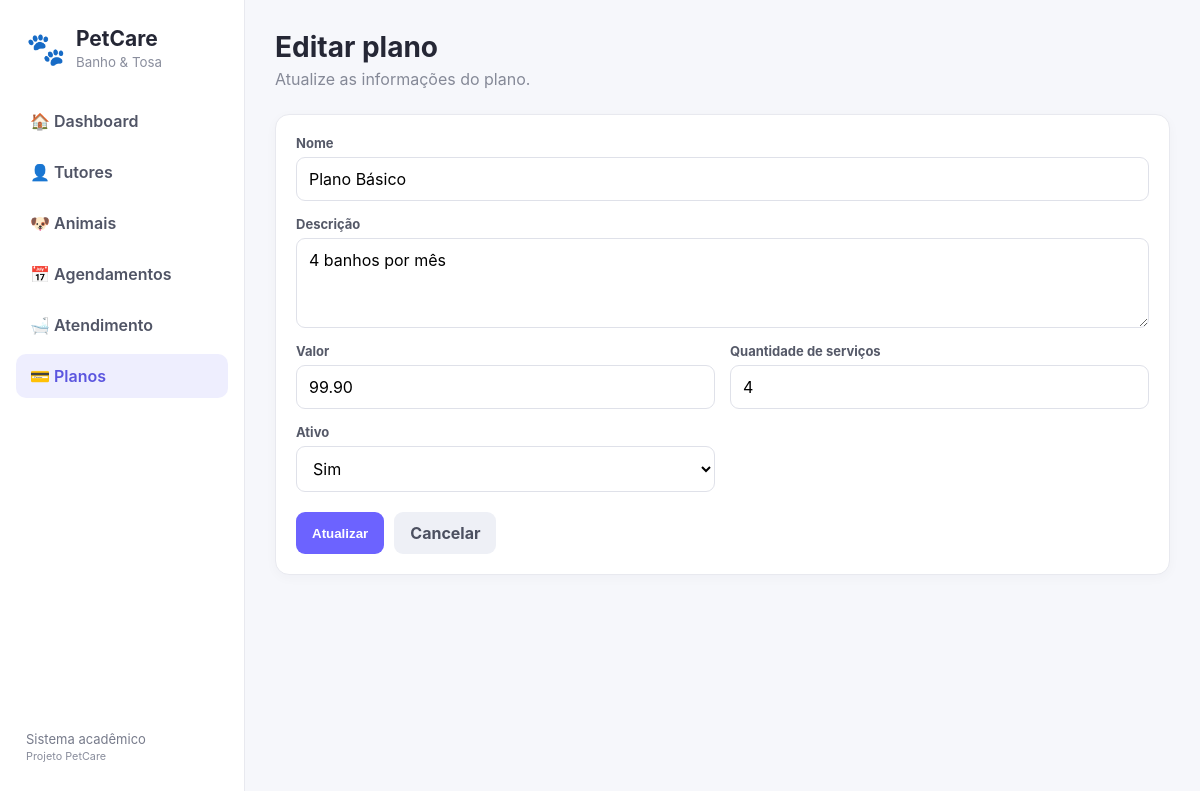
Page /planos/editar.php?id=1 on the committed database.
### tables this page shows
CREATE TABLE planos (
 id INT AUTO_INCREMENT PRIMARY KEY,
 nome VARCHAR(100) NOT NULL,
 descricao TEXT,
 valor DECIMAL(10,2) NOT NULL DEFAULT 0,
 quantidade_servicos INT NOT NULL DEFAULT 1,
 ativo TINYINT(1) DEFAULT 1,
 created_at TIMESTAMP DEFAULT CURRENT_TIMESTAMP
);

### planos/editar.php (the view, shortened to what this page needs)
<?php
require_once __DIR__.'/../config/db.php';
$id=(int)($_GET['id']??0);
$s=$pdo->prepare("SELECT * FROM planos WHERE id=?");
$s->execute([$id]);
$r=$s->fetch();
require __DIR__.'/../includes/header.php';
?>
<header class="topbar">
    <div>
        <h1>Editar plano</h1>
        <p>Atualize as informações do plano.</p>
    </div>
</header>
<div class="card form-card">
    <form method="post">
        <div class="form-grid">
            <div class="field full">
                <label>Nome</label>
                <input name="nome" value="<?=htmlspecialchars($r['nome'])?>">
            </div>
            <div class="field full">
                <label>Descrição</label>
                <textarea name="descricao"><?=htmlspecialchars($r['descricao'])?></textarea>
            </div>
            <div class="field">
                <label>Valor</label>
                <input type="number" step="0.01" name="valor" value="<?=$r['valor']?>">
            </div>
            <div class="field">
                <label>Quantidade de serviços</label>
                <input type="number" name="quantidade_servicos" value="<?=$r['quantidade_servicos']?>">
            </div>
            <div class="field">
                <label>Ativo</label>
                <select name="ativo">
                    <option value="1" <?=$r['ativo']?'selected':''?>>Sim</option>
                </select>
            </div>
        </div>
        <div class="actions">
            <button class="btn primary">Atualizar</button>
            <a class="btn secondary" href="index.php">Cancelar</a>
        </div>
    </form>
</div>
<?php
require __DIR__.'/../includes/footer.php';
?>

### css/style.css (style rules this page uses)
* { box-sizing:border-box }
body { margin:0; font-family:Inter,Segoe UI,Arial,sans-serif; background:#f6f7fb; color:#252735 }
.topbar,.section-title { display:flex; align-items:center; justify-content:space-between; gap:20px }
.topbar { margin-bottom:25px }
.topbar h1 { margin:0 0 5px; font-size:28px }
.topbar p,.section-title p { margin:0; color:#858997 }
.btn { display:inline-block; border:0; border-radius:9px; padding:11px 16px; text-decoration:none; font-weight:700; cursor:pointer }
.btn.primary { background:#6c63ff; color:#fff }
.btn.secondary { background:#eef0f6; color:#4c5060 }
.card { background:#fff; border:1px solid #e8e9ef; border-radius:14px; padding:20px; box-shadow:0 3px 12px #24243a08 }
.form-card { max-width:900px }
.form-grid { display:grid; grid-template-columns:repeat(2,1fr); gap:15px }
.field { display:grid; gap:6px }
.field.full { grid-column:1/-1 }
.field label { font-size:13px; font-weight:700; color:#555968 }
.field input,.field select,.field textarea { width:100%; padding:11px 12px; border:1px solid #dfe1e9; border-radius:9px; background:#fff; font:inherit }
.field textarea { min-height:90px; resize:vertical }
.actions { display:flex; gap:10px; margin-top:20px }

### rows in the picture
planos: nome "Plano Básico", descricao "4 banhos por mês", valor "99.90", quantidade_servicos "4", ativo "Sim"
